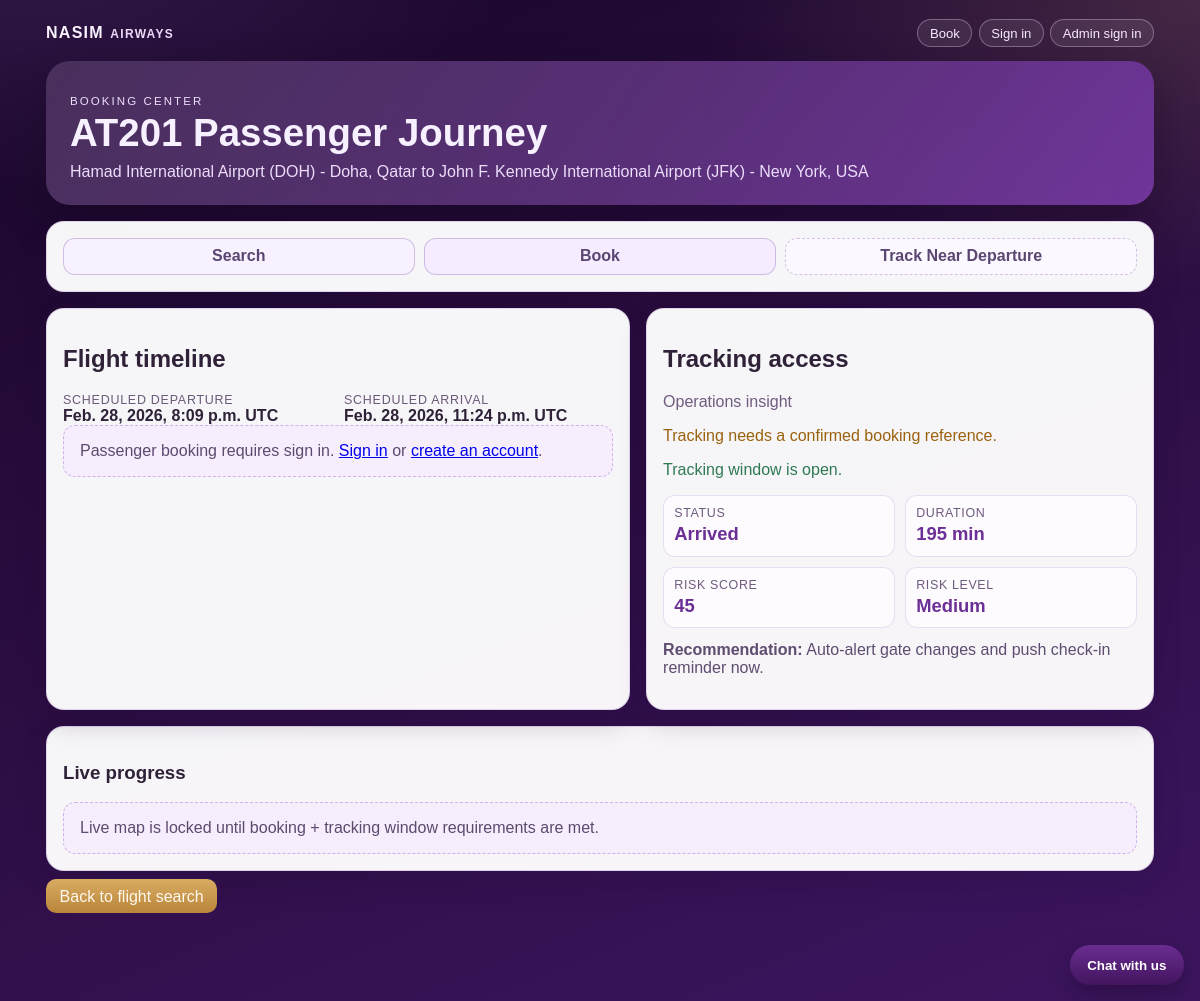
Page /trip/1/ on the committed database.
### flights/models.py (models this page shows, shortened)
class Trip(models.Model):
    flight = models.ForeignKey(Flight, on_delete=models.CASCADE)
    depart_at = models.DateTimeField()
    arrive_at = models.DateTimeField()
    delay_minutes = models.PositiveSmallIntegerField(default=0)
    delay_note = models.CharField(max_length=200, blank=True)

class Flight(models.Model):
    flight_code = models.CharField(max_length=10, unique=True)
    route = models.ForeignKey(Route, on_delete=models.PROTECT)

class Route(models.Model):
    from_airport = models.ForeignKey(
        Airport, on_delete=models.PROTECT, related_name="routes_from"
    )
    to_airport = models.ForeignKey(
        Airport, on_delete=models.PROTECT, related_name="routes_to"
    )

class Airport(models.Model):
    code = models.CharField(max_length=3, unique=True)
    name = models.CharField(max_length=120)
    city = models.CharField(max_length=80)
    country = models.CharField(max_length=80, default="USA")

### flights/views.py (the view, shortened to what this page needs)
# urls.py: path("trip/<int:trip_id>/", trip_detail),
def trip_detail(request, trip_id):
    trip = get_object_or_404(
        Trip.objects.select_related(
            "flight", "flight__route", "flight__route__from_airport", "flight__route__to_airport"
        ),
        id=trip_id,
    )
    booking = _authorized_booking_for_trip(request, trip)
    now = timezone.now()
    tracking_opens_at = _tracking_opens_at(trip)
    tracking_open = _is_tracking_open(trip, now)
    can_track = booking is not None and tracking_open
    booking_allowed = _booking_allowed(request)
    booking_form = None
    return render(
        request,
        "flights/trip_detail.html",
        {
            "trip": trip,
            "ai": _ai_insights(trip),
            "booking": booking,
            "booking_form": booking_form,
            "booking_allowed": booking_allowed,
            "tracking_open": tracking_open,
            "can_track": can_track,
            "tracking_opens_at": tracking_opens_at,
            "tracking_unlock_minutes": TRACKING_UNLOCK_MINUTES,
            "booking_ref": (request.GET.get("ref") or "").strip().upper(),
        },
    )

### flights/context_processors.py (called while the page is built, shortened)
def admin_insights(request):
    if not request.path.startswith("/admin"):
        return {}

### flights/views.py (called while the page is built)
def _effective_schedule(trip):
    depart_at = trip.depart_at + timedelta(minutes=trip.delay_minutes or 0)
    arrive_at = trip.arrive_at + timedelta(minutes=trip.delay_minutes or 0)
    return depart_at, arrive_at

def _duration_minutes(trip):
    depart_at, arrive_at = _effective_schedule(trip)
    return max(int((arrive_at - depart_at).total_seconds() // 60), 0)

def _status_for_trip(trip, now=None):
    if now is None:
        now = timezone.now()
    depart_at, arrive_at = _effective_schedule(trip)
    boarding_open = depart_at - timedelta(minutes=45)
    if trip.delay_minutes > 0 and trip.depart_at <= now < depart_at:
        return "Delayed"
    if now < boarding_open:
        return "Scheduled"
    if boarding_open <= now < depart_at:
        return "Boarding"
    if depart_at <= now < arrive_at:
        return "In Air"
    return "Arrived"

def _tracking_opens_at(trip):
    depart_at, _arrive_at = _effective_schedule(trip)
    return depart_at - timedelta(minutes=TRACKING_UNLOCK_MINUTES)

def _authorized_booking_for_trip(request, trip):
    booking_ref = (request.GET.get("ref") or "").strip().upper()
    if not booking_ref:
        return None
    return Booking.objects.filter(
        trip=trip,
        reference=booking_ref,
        status=Booking.Status.CONFIRMED,
    ).first()

def _is_tracking_open(trip, now=None):
    if now is None:
        now = timezone.now()
    return now >= _tracking_opens_at(trip)

def _booking_allowed(request):
    return request.user.is_authenticated and not request.user.is_staff

### flights/templates/flights/trip_detail.html (shortened to what this page needs)
{% extends "flights/base.html" %}
{% block head_extras %}
<link
  rel="stylesheet"
  href="https://unpkg.com/leaflet@1.9.4/dist/leaflet.css"
/>
{% endblock %}
{% block content %}
<main class="wrap">
  <header class="topnav">
    <a class="brandmark" href="/" aria-label="NASIM Airways home">
      <span>NASIM</span>
      <small>AIRWAYS</small>
    </a>
    <nav class="top-links">
      <a href="#book">Book</a>
      {% if request.user.is_authenticated and not request.user.is_staff %}
      <a href="/my-trips/">My Trips</a>
      <a href="/signout/">Sign out</a>
      {% else %}
      <a href="/signin/?next=/trip/{{ trip.id }}/">Sign in</a>
      {% endif %}
      <a href="/ops-signin/">Admin sign in</a>
    </nav>
  </header>
  <section class="masthead">
    <p class="kicker">Booking Center</p>
    <h1>{{ trip.flight.flight_code }} Passenger Journey</h1>
    <p>
      {{ trip.flight.route.from_airport.name }} ({{ trip.flight.route.from_airport.code }}) -
      {{ trip.flight.route.from_airport.city }}, {{ trip.flight.route.from_airport.country }}
      to
      {{ trip.flight.route.to_airport.name }} ({{ trip.flight.route.to_airport.code }}) -
      {{ trip.flight.route.to_airport.city }}, {{ trip.flight.route.to_airport.country }}
    </p>
  </section>
  <section class="flow card">
    <div class="flow-step done">Search</div>
    <div class="flow-step active">Book</div>
    <div class="flow-step">Track Near Departure</div>
  </section>
  <section class="grid" id="book">
    <article class="card booking-card">
      <h2>Flight timeline</h2>
      <div class="schedule-grid">
        <div>
          <p class="sub">Scheduled Departure</p>
          <strong>{{ trip.depart_at }} UTC</strong>
        </div>
        <div>
          <p class="sub">Scheduled Arrival</p>
          <strong>{{ trip.arrive_at }} UTC</strong>
        </div>
      </div>
      {% if booking %}
      <div class="booking-ok">
        <strong>Booking confirmed</strong><br />
        Reference: <code>{{ booking.reference }}</code><br />
        Passenger: {{ booking.passenger_name }} ({{ booking.passenger_email }})
        {% if booking.passenger_phone %}<br />SMS phone: {{ booking.passenger_phone }}{% endif %}
      </div>
      {% elif not booking_allowed %}
      <div class="locked-box">
        Passenger booking requires sign in.
        <a href="/signin/?next=/trip/{{ trip.id }}/">Sign in</a>
        or
        <a href="/signup/?next=/trip/{{ trip.id }}/">create an account</a>.
      </div>
      {% endif %}
    </article>
    <article class="card insight-card">
      <h2>Tracking access</h2>
      <p class="subhead">Operations insight</p>
      {% if booking %}
      <p><strong>Booking ref:</strong> <code>{{ booking.reference }}</code></p>
      {% elif booking_ref %}
      <p class="warning">Booking reference <code>{{ booking_ref }}</code> is not valid for this trip.</p>
      {% else %}
      <p class="warning">Tracking needs a confirmed booking reference.</p>
      {% endif %}
      {% if tracking_open %}
      <p class="ok">Tracking window is open.</p>
      {% else %}
      <p class="warning">Tracking opens {{ tracking_unlock_minutes }} minutes before takeoff.</p>
      <p><strong>Available at:</strong> {{ tracking_opens_at }}</p>
      {% endif %}
      <div class="stats">
        <div class="stat">
          <div class="label">Status</div>
          <div class="value" id="statusValue">{{ ai.status }}</div>
        </div>
        <div class="stat">
          <div class="label">Duration</div>
          <div class="value">{{ ai.duration_minutes }} min</div>
        </div>
        <div class="stat">
          <div class="label">Risk score</div>
          <div class="value">{{ ai.risk_score }}</div>
        </div>
        <div class="stat">
          <div class="label">Risk level</div>
          <div class="value">{{ ai.risk_level }}</div>
        </div>
      </div>
      <p class="recommend"><strong>Recommendation:</strong> {{ ai.recommendation }}</p>
    </article>
  </section>
  <section class="card map-card">
    <h3>Live progress</h3>
    {% if can_track %}
    <div class="progress"><span id="progressFill"></span></div>
    <p><span id="progressValue">0</span>% complete</p>
    <div id="liveMap"></div>
    <p><strong>Position:</strong> <span id="coordValue">Loading...</span></p>
    <p><strong>Altitude / Speed:</strong> <span id="flightMetricValue">--</span></p>
    <p><strong>Travel assistant:</strong> <span id="aiMessage">Loading...</span></p>
    {% else %}
    <div class="locked-box">
      Live map is locked until booking + tracking window requirements are met.
    </div>
    {% endif %}
  </section>
  <div class="cta">
    <a class="back" href="/">Back to flight search</a>
  </div>
</main>
{% endblock %}

### flights/templates/flights/trip_detail.html (style rules this page uses)
:root { --plum-950: #1a0726; --plum-900: #2a0c3f; --plum-800: #3b1458; --violet-500: #7d43ad; --gold-500: #d3a24f; --gold-400: #e1ba72; --panel: rgba(255, 255, 255, 0.96); --ink: #2f2238; --ok: #2f7a54; --warn: #9b620e; }
* { box-sizing: border-box; }
body { margin: 0; color: var(--ink); font-family: "Avenir Next", "Gill Sans", "Trebuchet MS", sans-serif; background: radial-gradient(900px 480px at 0% -8%, rgba(154, 100, 197, 0.22), transparent 58%), radial-gradient(900px 520px at 100% 0%, rgba(225, 186, 114, 0.16), transparent 56%), linear-gradient(158deg, #190729 0%, #2b0d41 46%, #3d1560 100%); min-height: 100vh; }
.wrap { max-width: 1140px; margin: 0 auto; padding: 1.2rem 1rem 6rem; }
.topnav { display: flex; justify-content: space-between; align-items: center; margin-bottom: 0.9rem; gap: 0.6rem; }
.brandmark { color: #f9f2ff; letter-spacing: 0.08em; display: flex; align-items: baseline; gap: 0.4rem; font-weight: 800; text-decoration: none; }
.brandmark small { color: #ecdaf9; font-size: 0.75rem; font-weight: 600; }
.top-links { display: flex; flex-wrap: wrap; gap: 0.4rem; }
.top-links a { color: #f7e9ff; text-decoration: none; border: 1px solid rgba(234, 210, 250, 0.35); background: rgba(255, 255, 255, 0.08); border-radius: 999px; padding: 0.34rem 0.72rem; font-size: 0.82rem; }
.masthead { border-radius: 24px; color: #f7f1ff; padding: 1.5rem; background: linear-gradient(120deg, rgba(255, 255, 255, 0.14), rgba(255, 255, 255, 0.03)), linear-gradient(128deg, #2b0d41 0%, #4a1d6c 55%, #6b2f96 100%); box-shadow: 0 16px 42px rgba(19, 6, 29, 0.42); }
.kicker { margin: 0; text-transform: uppercase; letter-spacing: 0.18em; font-size: 0.72rem; color: #dfc8f4; }
.masthead h1 { margin: 0.35rem 0 0; font-size: clamp(1.8rem, 3.2vw, 2.7rem); line-height: 1.05; }
.masthead p { margin: 0.6rem 0 0; color: #ecddfb; }
.flow { display: grid; grid-template-columns: repeat(3, 1fr); gap: 0.6rem; margin-top: 1rem; }
.flow-step { border-radius: 12px; border: 1px dashed rgba(118, 72, 164, 0.3); padding: 0.55rem; text-align: center; font-weight: 600; background: #fcf8ff; color: #5a4671; }
.flow-step.active { border-style: solid; background: #f5ecff; }
.flow-step.done { border-style: solid; background: #f8f1ff; color: #5a4671; }
.grid { display: grid; grid-template-columns: 1.15fr 1fr; gap: 1rem; margin-top: 1rem; }
.card { background: var(--panel); border-radius: 18px; border: 1px solid rgba(124, 78, 170, 0.2); padding: 1rem; box-shadow: 0 12px 28px rgba(31, 11, 48, 0.2); }
.schedule-grid { display: grid; grid-template-columns: repeat(2, 1fr); gap: 0.75rem; }
.sub { margin: 0; font-size: 0.78rem; text-transform: uppercase; letter-spacing: 0.06em; color: #6b5979; }
.warning { color: var(--warn); }
.ok { color: var(--ok); }
.subhead { margin: 0; color: #6f5c7f; }
.stats { display: grid; grid-template-columns: 1fr 1fr; gap: 0.62rem; margin-top: 0.65rem; }
.stat { border-radius: 12px; padding: 0.64rem; background: #fefbff; border: 1px solid rgba(126, 81, 172, 0.17); }
.label { font-size: 0.78rem; color: #6e5a7d; text-transform: uppercase; letter-spacing: 0.05em; }
.value { margin-top: 0.2rem; font-size: 1.15rem; color: #6b2f96; font-weight: 700; }
.recommend { margin-top: 0.8rem; color: #5f4d70; }
.map-card { margin-top: 1rem; }
.locked-box { border: 1px dashed #cfb2ea; border-radius: 12px; padding: 1rem; background: #f6eefc; color: #5d4a6f; }
.cta { margin-top: 1rem; }
.back { text-decoration: none; color: #fff8ef; padding: 0.55rem 0.85rem; border-radius: 10px; background: linear-gradient(180deg, #d8ac62, #b9853a); }

### rows in the picture
Trip: flight.flight_code "AT201", flight.route.from_airport.name "Hamad International Airport", flight.route.from_airport.code "DOH", flight.route.from_airport.city "Doha", flight.route.from_airport.country "Qatar", flight.route.to_airport.name "John F. Kennedy International Airport", flight.route.to_airport.code "JFK", flight.route.to_airport.city "New York", flight.route.to_airport.country "USA", depart_at "Feb. 28, 2026, 8:09 p.m.", arrive_at "Feb. 28, 2026, 11:24 p.m."

### other values in the picture
{{ ai.status }} "Arrived"
{{ ai.duration_minutes }} "195"
{{ ai.risk_score }} "45"
{{ ai.risk_level }} "Medium"
{{ ai.recommendation }} "Auto-alert gate changes and push check-in reminder now."
